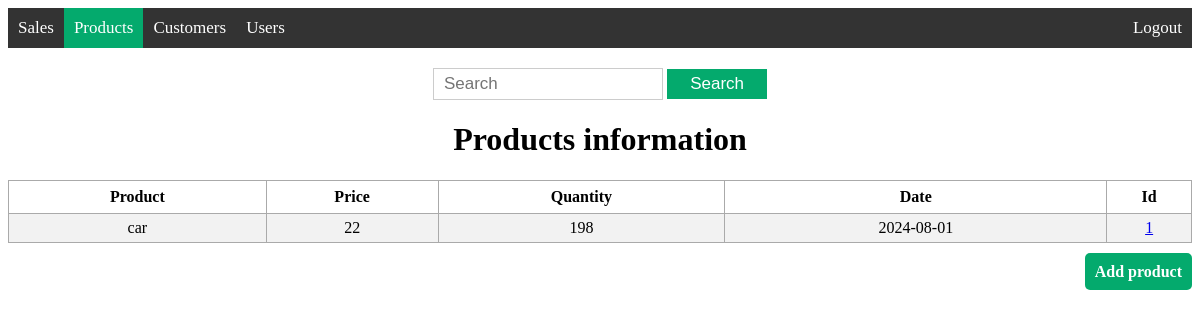
The app's page /view_product, older data.
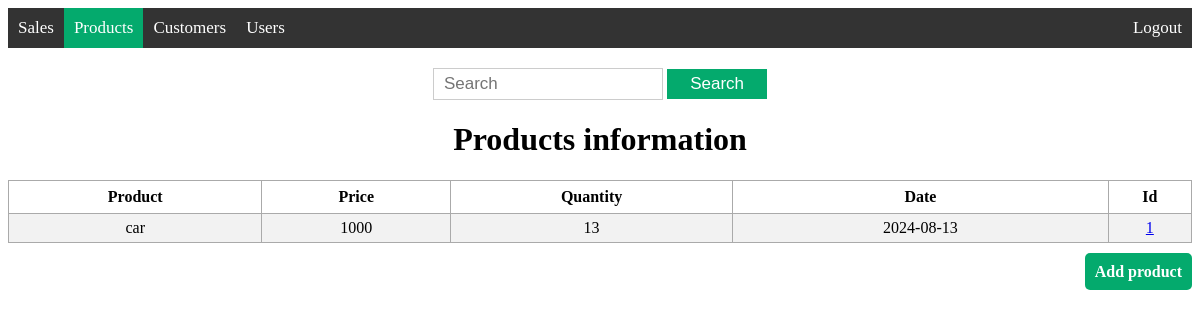
The same page, newer data.
### models/product.py (models this page shows, shortened)
class Product(db.Model):
    id = db.Column(db.Integer, primary_key=True)
    product_name = db.Column(db.String(200), nullable=False)
    price =  db.Column(db.Integer, nullable=False)
    product_quantity = db.Column(db.Integer, nullable=False)
    date = db.Column(db.DateTime, default=datetime.now(pytz.UTC))

### app.py (the view)
@app.route('/view_product', methods=['GET'])
def view_product():
    products = Product.query.order_by(Product.product_name).all()
    return render_template('view_product.html', products=products)

### templates/view_product.html (shortened to what this page needs)
{% extends 'base.html' %}
{% block body %}
<div class="content">
    {% block navbar %}
    <div class='topnav'>
        <a href='/view_sale'>Sales</a>
        <a class='active' href='/view_product'>Products</a>
        <a href='/view_customer'>Customers</a>
        <a href='/view_user'>Users</a>
        <a class='logout' href='/logout'>Logout</a>
    </div>
    {% endblock %}
    <div class='search'>
        <form action="{{ url_for('search_product', search='') }}" method="get">
            <input type='text' placeholder='Search' name='search' id='search'>
            <input type='submit' value="Search">
        </form>
    </div>
    <div class="view">
        <h1 style="text-align: center;">Products information</h1>
        {% if products|length < 1 %}
        <h4  style="text-align: center;"> There are no product on the store, create one below!</h4>
        {% else %}
        <table>
            <tr>
                <th>Product</th>
                <th>Price</th>
                <th>Quantity</th>
                <th>Date</th>
                <th>Id</th>
            </tr>
            {% for product in products %}
                <tr>
                    <td>{{ product.product_name }}</td>
                    <td>{{ product.price }}</td>
                    <td>{{ product.product_quantity }}</td>
                    <td>{{ product.date.date() }}</td>
                    <td><a href="/info_product/{{ product.id }}">{{ product.id }}</a></td>
                </tr>
            {% endfor %}
        </table>
        {% endif %}
    </div>
    <div class="add">
        <a href="/add_product">Add product</a>
    </div>
</div>
{% endblock %}

Row changes from the older to the newer data that the page shows:
changed Product "car": price "22" → "1000"; product_quantity "198" → "13"; date "2024-08-01" → "2024-08-13"
